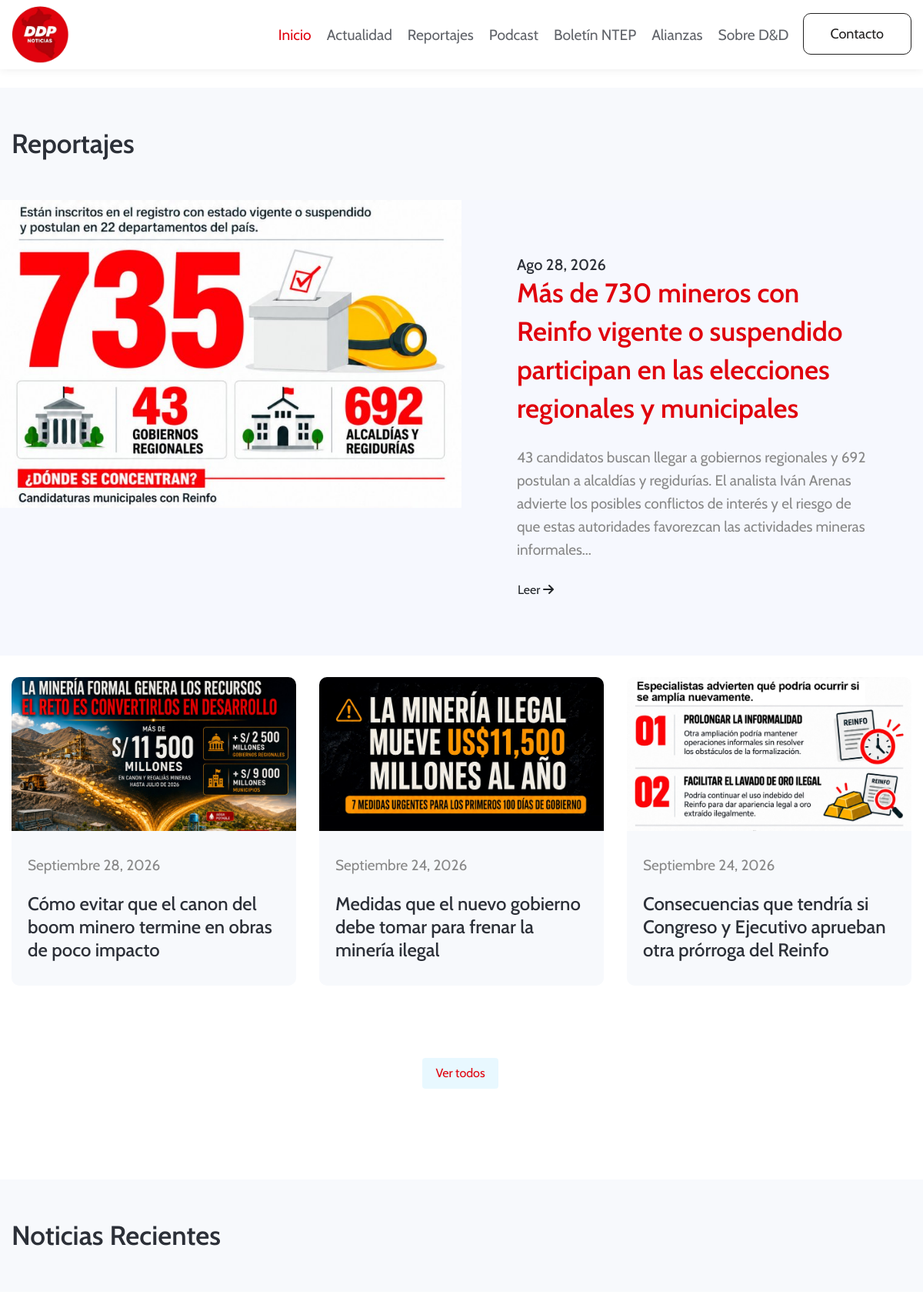
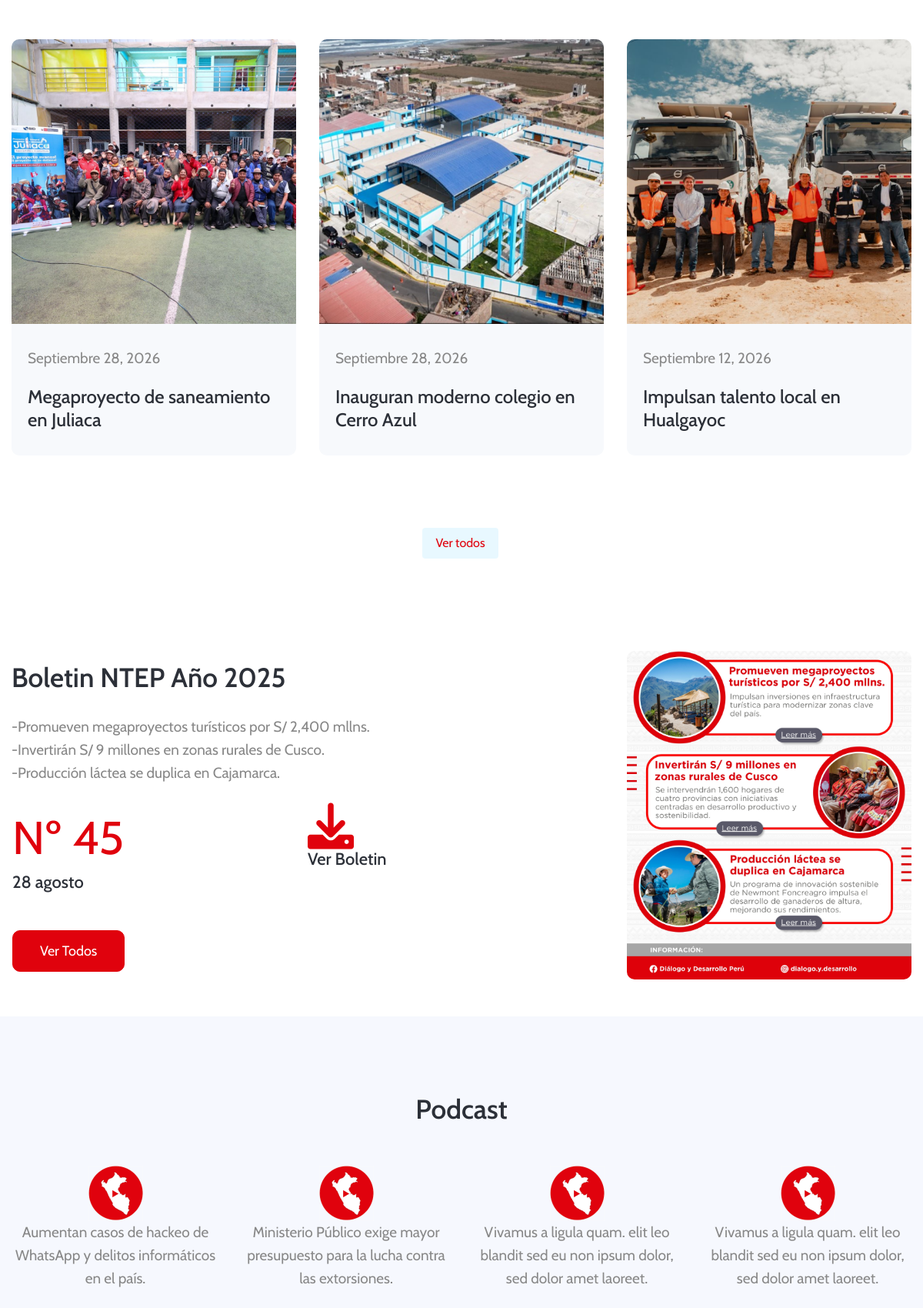
The page / (upper part) on the database its author committed (2 pictures, top to bottom).
### tables this page shows
CREATE TABLE `reportajes` (
  `id` int(10) UNSIGNED NOT NULL,
  `titulo` varchar(255) NOT NULL,
  `resumen_corto` varchar(500) DEFAULT NULL,
  `desarrollo` longtext NOT NULL,
  `foto_principal` varchar(255) DEFAULT NULL,
  `pdf_adjunto` varchar(255) DEFAULT NULL,
  `fecha_publicacion` date NOT NULL,
  `es_destacado` tinyint(1) NOT NULL DEFAULT 0,
  `autor_id` int(10) UNSIGNED NOT NULL,
  `usuario_id` int(10) UNSIGNED NOT NULL,
  `created_at` datetime NOT NULL DEFAULT current_timestamp(),
  `updated_at` datetime NOT NULL DEFAULT current_timestamp() ON UPDATE current_timestamp()
);

CREATE TABLE `noticias` (
  `id` int(10) UNSIGNED NOT NULL,
  `titulo` varchar(255) NOT NULL,
  `foto` varchar(255) DEFAULT NULL,
  `link_externo` varchar(500) DEFAULT NULL,
  `fecha_publicacion` date NOT NULL,
  `usuario_id` int(10) UNSIGNED NOT NULL
);

### includes/funciones.php (called while the page is built, shortened)
<?php
function e($valor): string
{
    return htmlspecialchars(
        (string) $valor,
        ENT_QUOTES,
        'UTF-8'
    );
}

### index.php (the view, shortened to what this page needs)
<?php
require_once __DIR__ . '/config/database.php';
require_once __DIR__ . '/includes/funciones.php';
function fechaIndex(string $fecha): string
{
    $meses = [
        1 => 'Enero',
        2 => 'Febrero',
        3 => 'Marzo',
        4 => 'Abril',
        5 => 'Mayo',
        6 => 'Junio',
        7 => 'Julio',
        8 => 'Agosto',
        9 => 'Septiembre',
        10 => 'Octubre',
        11 => 'Noviembre',
        12 => 'Diciembre'
    ];
    $timestamp = strtotime($fecha);
    return $meses[(int) date('n', $timestamp)] . ' ' .
           date('d', $timestamp) . ', ' .
           date('Y', $timestamp);
}
function imagenReportajeIndex(?string $foto): string
{
    if (
        str_starts_with($foto, 'assets/') ||
        str_starts_with($foto, 'http://') ||
        str_starts_with($foto, 'https://')
    ) {
        return $foto;
    }
    return 'assets/uploads/reportajes/' . ltrim($foto, '/');
}
function imagenNoticiaIndex(?string $foto): string
{
    if (
        str_starts_with($foto, 'assets/') ||
        str_starts_with($foto, 'http://') ||
        str_starts_with($foto, 'https://')
    ) {
        return $foto;
    }
    return 'assets/uploads/noticias/' . ltrim($foto, '/');
}
$sqlReportajes = "
    SELECT
        id,
        titulo,
        resumen_corto,
        foto_principal,
        fecha_publicacion
    FROM reportajes
    ORDER BY fecha_publicacion DESC, id DESC
    LIMIT 3
";
$stmtReportajes = $pdo->query($sqlReportajes);
$reportajesIndex = $stmtReportajes->fetchAll(PDO::FETCH_ASSOC);
$sqlNoticias = "
    SELECT
        id,
        titulo,
        foto,
        link_externo,
        fecha_publicacion
    FROM noticias
    ORDER BY fecha_publicacion DESC, id DESC
    LIMIT 3
";
$stmtNoticias = $pdo->query($sqlNoticias);
$noticiasIndex = $stmtNoticias->fetchAll(PDO::FETCH_ASSOC);
?>
<!doctype html>
<html lang="en">
  <head>
    <link rel="stylesheet" href="assets/css/style-starter.css">
    <link rel="stylesheet" href="https://cdnjs.cloudflare.com/ajax/libs/font-awesome/6.0.0-beta3/css/all.min.css">
  </head>
  <body>
<header id="site-header" class="fixed-top">
  <div class="container">
      <nav class="navbar navbar-expand-lg stroke">
      <a class="navbar-brand" href="#index.html">
          <img src="assets/images/logo.png" alt="Your logo" title="Your logo" style="height:75px;" />
      </a>
          <div class="collapse navbar-collapse" id="navbarTogglerDemo02">
              <ul class="navbar-nav ml-auto">
                  <li class="nav-item active">
                      <a class="nav-link" href="index.html">Inicio <span class="sr-only">(current)</span></a>
                  </li>
                  <li class="nav-item @@about__active">
                      <a class="nav-link" href="#actualidad">Actualidad</a>
                  </li>
                  <li class="nav-item @@about__active">
                      <a class="nav-link" href="reportajes.php">Reportajes</a>
                  </li>
                  <li class="nav-item @@about__active">
                      <a class="nav-link" href="podcasts.php">Podcast</a>
                  </li>
                  <li class="nav-item @@about__active">
                      <a class="nav-link" href="boletines.php">Boletín NTEP</a>
                  </li>
                  <li class="nav-item @@about__active">
                      <a class="nav-link" href="about.html">Alianzas</a>
                  </li>
                  <li class="nav-item @@contact__active">
                      <a class="nav-link" href="contact.html">Sobre D&D</a>
                  </li>
                  <li class="ml-2">
                      <a href="#btn" class="btn btn-style btn-outline-secondary">Contacto</a>
                  </li>
              </ul>
          </div>
      </nav>
  </div>
</header>
<section class="breadcrumb-area py-sm-5 py-4">
    <div class="container">
        <div class="row">
            <div class="col-md-12">
                <div class="breadcrumb-contents">
                    <h2 class="title-big">Reportajes</h2>
                </div>
            </div>
        </div>
    </div>
</section>
<section class="w3l-video w3l-homeblock3 " id="video">
    <div class="container-fluid">
        <div class="video-grids-info row">
            <div class="video-gd-right col-lg-6 p-0">
                <div class="position-relative">
                    <a href="mas-de-730-mineros-con-reinfo-vigente-o-suspendido-participan-en-las-elecciones-regionales-y-municipales.html"><img src="assets/images/video.jpg" alt="" class="img-fluid"></a>
                </div>
            </div>
            <div class="video-gd-left col-lg-6 p-lg-5 p-4 align-self">
                <div class="p-xl-4 p-0 video-wrap">
                    <h5>Ago 28, 2026</h5>
                    <h3 class="title-big text-left mb-4"><a href="mas-de-730-mineros-con-reinfo-vigente-o-suspendido-participan-en-las-elecciones-regionales-y-municipales.html">Más de 730 mineros con Reinfo vigente o suspendido participan en las elecciones regionales y municipales</a></h3>
                    <p>43 candidatos buscan llegar a gobiernos regionales y 692 postulan a alcaldías y regidurías. El analista Iván Arenas advierte los posibles conflictos de interés y el riesgo de que estas autoridades favorezcan las actividades mineras informales...</p>
                    <a href="mas-de-730-mineros-con-reinfo-vigente-o-suspendido-participan-en-las-elecciones-regionales-y-municipales.html" class="btn mt-4 p-0">Leer <span class="fa fa-arrow-right"></span> </a>
                </div>
            </div>
        </div>
    </div>
</section>
<div class="grids-block-5 py-1">
    <section class="py-lg-4 py-md-3">
        <div class="container">
            <div class="row">
                <?php if (!empty($reportajesIndex)): ?>
                    <?php foreach ($reportajesIndex as $reportaje): ?>
                        <div class="col-lg-4 col-md-6 col-sm-12 mb-4">
                            <div class="grids5-info">
                                <a href="reportaje.php?id=<?= (int) $reportaje['id'] ?>">
                                    <img
                                        src="<?= e(imagenReportajeIndex($reportaje['foto_principal'])) ?>"
                                        alt="<?= e($reportaje['titulo']) ?>"
                                        class="img-fluid"
                                    >
                                </a>
                                <div class="blog-info">
                                    <p class="date">
                                        <?= e(fechaIndex($reportaje['fecha_publicacion'])) ?>
                                    </p>
                                    <h4>
                                        <a href="reportaje.php?id=<?= (int) $reportaje['id'] ?>">
                                            <?= e($reportaje['titulo']) ?>
                                        </a>
                                    </h4>
                                </div>
                            </div>
                        </div>
                    <?php endforeach; ?>
                <?php else: ?>
                    <div class="col-12">
                        <p>No hay reportajes publicados actualmente.</p>
                    </div>
                <?php endif; ?>
            </div>
            <div class="pagination">
                <ul>
                    <li>
                        <a href="reportajes.php">Ver todos</a>
                    </li>
                </ul>
            </div>
        </div>
    </section>
</div>
<section class="breadcrumb-area py-sm-5 py-1">
    <div class="container">
        <div class="row">
            <div class="col-md-12">
                <div class="breadcrumb-contents">
                    <h2 class="title-big">Noticias Recientes</h2><a class="anchor" id="actualidad"></a>
                </div>
            </div>
        </div>
    </div>
</section>
<div class="grids-block-5 py-5">
    <section class="py-lg-4 py-md-3">
        <div class="container">
            <div class="row">
                <?php if (!empty($noticiasIndex)): ?>
                    <?php foreach ($noticiasIndex as $noticia): ?>
                        <div class="col-lg-4 col-md-6 col-sm-12 mb-4">
                            <div class="grids5-info">
                                <?php if (!empty($noticia['link_externo'])): ?>
                                    <a
                                        href="<?= e($noticia['link_externo']) ?>"
                                        target="_blank"
                                        rel="noopener noreferrer"
                                    >
                                        <img
                                            src="<?= e(imagenNoticiaIndex($noticia['foto'])) ?>"
                                            alt="<?= e($noticia['titulo']) ?>"
                                            class="img-fluid"
                                        >
                                    </a>
                                <?php endif; ?>
                                <div class="blog-info">
                                    <p class="date">
                                        <?= e(fechaIndex($noticia['fecha_publicacion'])) ?>
                                    </p>
                                    <h4>
                                        <?php if (!empty($noticia['link_externo'])): ?>
                                            <a
                                                href="<?= e($noticia['link_externo']) ?>"
                                                target="_blank"
                                                rel="noopener noreferrer"
                                            >
                                                <?= e($noticia['titulo']) ?>
                                            </a>
                                        <?php else: ?>
                                            <?= e($noticia['titulo']) ?>
                                        <?php endif; ?>
                                    </h4>
                                </div>
                            </div>
                        </div>
                    <?php endforeach; ?>
                <?php else: ?>
                    <div class="col-12">
                        <p>No hay noticias publicadas actualmente.</p>
                    </div>
                <?php endif; ?>
            </div>
            <div class="pagination">
                <ul>
                    <li><a target="_blank" href="https://www.facebook.com/DialogoyDesarrolloPeru">Ver todos</a></li>
                </ul>
            </div>
        </div>
</div>
<section class="w3l-homeblock5 py-0">
    <div class="container py-lg-5 py-4">
        <div class="row">
            <div class="col-lg-8 align-self">
                <h3 class="title-big mb-4"> Boletin NTEP Año 2025 </h3>
                <p class="">-Promueven megaproyectos turísticos por S/ 2,400 mllns.</p>
                <p class="">-Invertirán S/ 9 millones en zonas rurales de Cusco.</p>
                <p class="">-Producción láctea se duplica en Cajamarca.</p>
                <div class="row mt-sm-4 mt-2 px-3">
                    <div class="col-6 p-0">
                        <span>Nº 45</span>
                        <h4>28 agosto</h4>
                    </div>
                    <div class="col-6 p-0">
                        <span><a target="_blank" href="boletines/boletin-NTEP-edicion-N45-2808.pdf" class="facebook"><span class="fa fa-download"></span></a></span>
                        <h4>Ver Boletin</h4>
                    </div>
                    <center><a href="boletines.html" class="btn btn-style btn-primary mt-md-5 mt-4">Ver todos</a></center>
                </div>
            </div>
            <div class="col-lg-4 mt-lg-0 mt-4">
                <img src="assets/images/boletin-ntep-45.png" class="img-fluid radius-image" alt="">
            </div>
        </div>
    </div>
</section>
<section class="w3l-homeblock3 py-5">
    <div class="container py-lg-5 py-md-4">
        <h3 class="title-big mb-5 text-center">Podcast</h3>
        <div class="row">
            <div class="col-lg-3 col-sm-6">
                <div class="area-box">
                    <img src="assets/images/podcast.png">
                    <p>Aumentan casos de hackeo de WhatsApp y delitos informáticos en el país.</p>
                </div>
            </div>
            <div class="col-lg-3 col-sm-6 mt-sm-0 mt-5">
                <div class="area-box">
                    <img src="assets/images/podcast.png">
                    <p>Ministerio Público exige mayor presupuesto para la lucha contra las extorsiones.</p>
                </div>
            </div>
            <div class="col-lg-3 col-sm-6 mt-lg-0 mt-5">
                <div class="area-box">
                    <img src="assets/images/podcast.png">
                    <p>Vivamus a ligula quam. elit leo blandit sed eu  non ipsum dolor, sed dolor amet laoreet.</p>
                </div>
            </div>
            <div class="col-lg-3 col-sm-6 mt-lg-0 mt-5">
                <div class="area-box">
                    <img src="assets/images/podcast.png">
                    <p>Vivamus a ligula quam. elit leo blandit sed eu  non ipsum dolor, sed dolor amet laoreet.</p>
                </div>
            </div>
        </div>
        <center><a href="#btn" class="btn btn-style btn-primary mt-md-5 mt-4">Ver todos</a></center>
    </div>
</section>
</body>
</html>

### rows shown on the page
reportajes: foto_principal (picture), fecha_publicacion "Septiembre 28, 2026", titulo "Cómo evitar que el canon del boom minero termine en obras de poco impacto"
reportajes: foto_principal (picture), fecha_publicacion "Septiembre 24, 2026", titulo "Medidas que el nuevo gobierno debe tomar para frenar la minería ilegal"
reportajes: foto_principal (picture), fecha_publicacion "Septiembre 24, 2026", titulo "Consecuencias que tendría si Congreso y Ejecutivo aprueban otra prórroga del Reinfo"
noticias: foto (picture), fecha_publicacion "Septiembre 28, 2026", titulo "Megaproyecto de saneamiento en Juliaca"
noticias: foto (picture), fecha_publicacion "Septiembre 28, 2026", titulo "Inauguran moderno colegio en Cerro Azul"
noticias: foto (picture), fecha_publicacion "Septiembre 12, 2026", titulo "Impulsan talento local en Hualgayoc"
